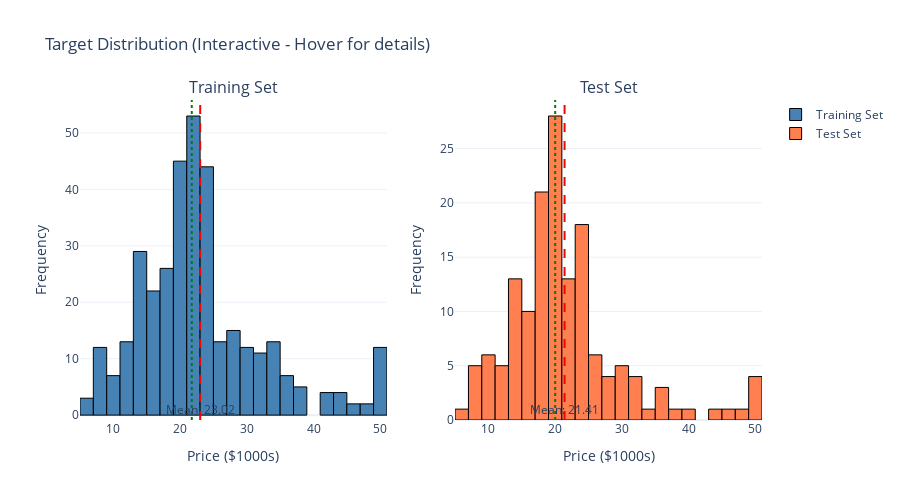

Notebook code for this chart:
### Code cell
# 8. TARGET VARIABLE DISTRIBUTION (Interactive Plotly)
fig = make_subplots(
    rows=1,
    cols=2,
    subplot_titles=["Training Set", "Test Set"]
)
# Training set
fig.add_trace(
    go.Histogram(
        x=y_train,
        nbinsx=30,
        marker_color='steelblue',
        marker_line_color='black',
        marker_line_width=1,
        name='Training Set',
        hovertemplate='Price: $%{x:.1f}k<br>Count: %{y}<extra></extra>'
    ),
    row=1, col=1
)

fig.add_vline(x=y_train.mean(), line_dash="dash", line_color="red", row=1, col=1)
fig.add_vline(x=y_train.median(), line_dash="dot", line_color="green", row=1, col=1)

# Test set
fig.add_trace(
    go.Histogram(
        x=y_test,
        nbinsx=30,
        marker_color='coral',
        marker_line_color='black',
        marker_line_width=1,
        name='Test Set',
        hovertemplate='Price: $%{x:.1f}k<br>Count: %{y}<extra></extra>'
    ),
    row=1, col=2
)

fig.add_vline(x=y_test.mean(), line_dash="dash", line_color="red", row=1, col=2)
fig.add_vline(x=y_test.median(), line_dash="dot", line_color="green", row=1, col=2)

fig.update_xaxes(title_text="Price ($1000s)", row=1, col=1)
fig.update_yaxes(title_text="Frequency", row=1, col=1)
fig.update_xaxes(title_text="Price ($1000s)", row=1, col=2)
fig.update_yaxes(title_text="Frequency", row=1, col=2)

fig.update_layout(
    title_text="Target Distribution (Interactive - Hover for details)",
    template='plotly_white',
    height=500,
    showlegend=True
)

fig.add_annotation(x=y_train.mean(), y=1, xref='x', yref='paper', text=f"Mean: {y_train.mean():.2f}", showarrow=False, row=1, col=1)
fig.add_annotation(x=y_test.mean(), y=1, xref='x2', yref='paper', text=f"Mean: {y_test.mean():.2f}", showarrow=False, row=1, col=2)

fig.write_image(f'{RESULTS_DIR}/target_distribution.png', width=1400, height=500, scale=2)
fig.show()
print("Saved: target_distribution.png")

### Figure 1 — Plotly figure (JSON) as saved in the notebook; plotly's stock layout.template omitted (floating-point values rounded to 4 significant figures; data arrays with more than 128 entries replaced by an {"elided": "..."} marker saying what was removed)
{"data": [{"hovertemplate": "Price: $%{x:.1f}k<br>Count: %{y}<extra></extra>", "marker": {"color": "steelblue", "line": {"color": "black", "width": 1}}, "name": "Training Set", "nbinsx": 30, "type": "histogram", "x": {"elided": "354 float values"}, "xaxis": "x", "yaxis": "y"}, {"hovertemplate": "Price: $%{x:.1f}k<br>Count: %{y}<extra></extra>", "marker": {"color": "coral", "line": {"color": "black", "width": 1}}, "name": "Test Set", "nbinsx": 30, "type": "histogram", "x": {"elided": "152 float values"}, "xaxis": "x2", "yaxis": "y2"}], "layout": {"annotations": [{"font": {"size": 16}, "showarrow": false, "text": "Training Set", "x": 0.225, "xanchor": "center", "xref": "paper", "y": 1, "yanchor": "bottom", "yref": "paper"}, {"font": {"size": 16}, "showarrow": false, "text": "Test Set", "x": 0.775, "xanchor": "center", "xref": "paper", "y": 1, "yanchor": "bottom", "yref": "paper"}, {"showarrow": false, "text": "Mean: 23.02", "x": 23.02, "xref": "x", "y": 1, "yref": "y"}, {"showarrow": false, "text": "Mean: 21.41", "x": 21.41, "xref": "x2", "y": 1, "yref": "y2"}], "height": 500, "shapes": [{"line": {"color": "red", "dash": "dash"}, "type": "line", "x0": 23.02, "x1": 23.02, "xref": "x", "y0": 0, "y1": 1, "yref": "y domain"}, {"line": {"color": "green", "dash": "dot"}, "type": "line", "x0": 21.75, "x1": 21.75, "xref": "x", "y0": 0, "y1": 1, "yref": "y domain"}, {"line": {"color": "red", "dash": "dash"}, "type": "line", "x0": 21.41, "x1": 21.41, "xref": "x2", "y0": 0, "y1": 1, "yref": "y2 domain"}, {"line": {"color": "green", "dash": "dot"}, "type": "line", "x0": 20, "x1": 20, "xref": "x2", "y0": 0, "y1": 1, "yref": "y2 domain"}], "showlegend": true, "title": {"text": "Target Distribution (Interactive - Hover for details)"}, "xaxis": {"anchor": "y", "domain": [0, 0.45], "title": {"text": "Price ($1000s)"}}, "xaxis2": {"anchor": "y2", "domain": [0.55, 1], "title": {"text": "Price ($1000s)"}}, "yaxis": {"anchor": "x", "domain": [0, 1], "title": {"text": "Frequency"}}, "yaxis2": {"anchor": "x2", "domain": [0, 1], "title": {"text": "Frequency"}}}}
